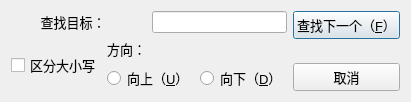
<?xml version="1.0" encoding="UTF-8"?>
<ui version="4.0">
 <class>SearchDialog</class>
 <widget class="QDialog" name="SearchDialog">
  <property name="geometry">
   <rect>
    <x>0</x>
    <y>0</y>
    <width>318</width>
    <height>81</height>
   </rect>
  </property>
  <property name="sizePolicy">
   <sizepolicy hsizetype="Expanding" vsizetype="Expanding">
    <horstretch>0</horstretch>
    <verstretch>0</verstretch>
   </sizepolicy>
  </property>
  <property name="windowTitle">
   <string>查找</string>
  </property>
  <layout class="QVBoxLayout" name="verticalLayout_4">
   <item>
    <layout class="QHBoxLayout" name="horizontalLayout_3">
     <item>
      <layout class="QVBoxLayout" name="verticalLayout_3">
       <item>
        <layout class="QHBoxLayout" name="horizontalLayout">
         <item>
          <widget class="QLabel" name="label">
           <property name="sizePolicy">
            <sizepolicy hsizetype="Expanding" vsizetype="Expanding">
             <horstretch>0</horstretch>
             <verstretch>0</verstretch>
            </sizepolicy>
           </property>
           <property name="font">
            <font>
             <pointsize>10</pointsize>
            </font>
           </property>
           <property name="text">
            <string>查找目标：   </string>
           </property>
           <property name="alignment">
            <set>Qt::AlignmentFlag::AlignCenter</set>
           </property>
          </widget>
         </item>
         <item>
          <widget class="QLineEdit" name="searchText"/>
         </item>
        </layout>
       </item>
       <item>
        <layout class="QHBoxLayout" name="horizontalLayout_2">
         <item>
          <widget class="QCheckBox" name="cbCaseSensetive">
           <property name="sizePolicy">
            <sizepolicy hsizetype="Expanding" vsizetype="Expanding">
             <horstretch>0</horstretch>
             <verstretch>0</verstretch>
            </sizepolicy>
           </property>
           <property name="font">
            <font>
             <pointsize>10</pointsize>
            </font>
           </property>
           <property name="text">
            <string>区分大小写</string>
           </property>
          </widget>
         </item>
         <item>
          <layout class="QVBoxLayout" name="verticalLayout_2">
           <item>
            <widget class="QLabel" name="label_2">
             <property name="sizePolicy">
              <sizepolicy hsizetype="Expanding" vsizetype="Expanding">
               <horstretch>0</horstretch>
               <verstretch>0</verstretch>
              </sizepolicy>
             </property>
             <property name="font">
              <font>
               <pointsize>10</pointsize>
              </font>
             </property>
             <property name="text">
              <string>方向：</string>
             </property>
            </widget>
           </item>
           <item>
            <layout class="QHBoxLayout" name="_2">
             <item>
              <widget class="QRadioButton" name="rbUp">
               <property name="sizePolicy">
                <sizepolicy hsizetype="Expanding" vsizetype="Expanding">
                 <horstretch>0</horstretch>
                 <verstretch>0</verstretch>
                </sizepolicy>
               </property>
               <property name="font">
                <font>
                 <pointsize>10</pointsize>
                </font>
               </property>
               <property name="text">
                <string>向上（&amp;U）</string>
               </property>
              </widget>
             </item>
             <item>
              <widget class="QRadioButton" name="rbDown">
               <property name="sizePolicy">
                <sizepolicy hsizetype="Expanding" vsizetype="Expanding">
                 <horstretch>0</horstretch>
                 <verstretch>0</verstretch>
                </sizepolicy>
               </property>
               <property name="font">
                <font>
                 <pointsize>10</pointsize>
                </font>
               </property>
               <property name="text">
                <string>向下（&amp;D）</string>
               </property>
              </widget>
             </item>
            </layout>
           </item>
          </layout>
         </item>
        </layout>
       </item>
      </layout>
     </item>
     <item>
      <layout class="QVBoxLayout" name="verticalLayout">
       <item>
        <widget class="QPushButton" name="btFindNext">
         <property name="sizePolicy">
          <sizepolicy hsizetype="Expanding" vsizetype="Expanding">
           <horstretch>0</horstretch>
           <verstretch>0</verstretch>
          </sizepolicy>
         </property>
         <property name="font">
          <font>
           <pointsize>10</pointsize>
          </font>
         </property>
         <property name="text">
          <string>查找下一个（&amp;F）</string>
         </property>
        </widget>
       </item>
       <item>
        <spacer name="verticalSpacer">
         <property name="orientation">
          <enum>Qt::Orientation::Vertical</enum>
         </property>
         <property name="sizeType">
          <enum>QSizePolicy::Policy::Expanding</enum>
         </property>
         <property name="sizeHint" stdset="0">
          <size>
           <width>20</width>
           <height>40</height>
          </size>
         </property>
        </spacer>
       </item>
       <item>
        <widget class="QPushButton" name="btCancel">
         <property name="sizePolicy">
          <sizepolicy hsizetype="Expanding" vsizetype="Expanding">
           <horstretch>0</horstretch>
           <verstretch>0</verstretch>
          </sizepolicy>
         </property>
         <property name="font">
          <font>
           <pointsize>10</pointsize>
          </font>
         </property>
         <property name="text">
          <string>取消</string>
         </property>
        </widget>
       </item>
      </layout>
     </item>
    </layout>
   </item>
  </layout>
 </widget>
 <resources/>
 <connections/>
</ui>
